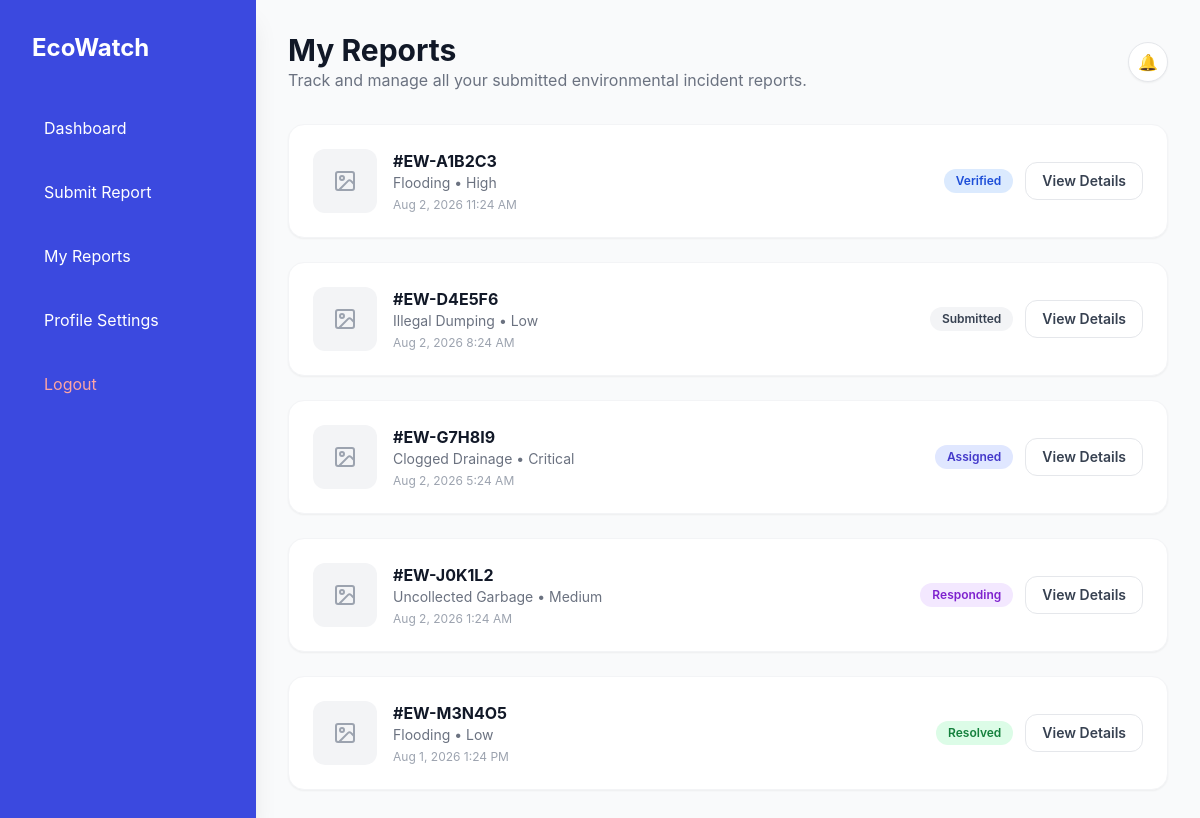
Page /my_reports.php (signed in) on the committed database.
### tables this page shows
CREATE TABLE environmental_reports (
    id INT AUTO_INCREMENT PRIMARY KEY,
    user_id INT NOT NULL,
    tracking_token VARCHAR(9) NOT NULL UNIQUE,
    category VARCHAR(50) NOT NULL,
    severity VARCHAR(20) DEFAULT 'low',
    barangay VARCHAR(100) NOT NULL,
    address TEXT NOT NULL,
    description TEXT,
    status VARCHAR(20) DEFAULT 'submitted',
    photo_path VARCHAR(255),
    latitude FLOAT NULL,
    longitude FLOAT NULL,
    created_at TIMESTAMP DEFAULT CURRENT_TIMESTAMP,
    updated_at TIMESTAMP DEFAULT CURRENT_TIMESTAMP,
    FOREIGN KEY (user_id) REFERENCES users(id)
);

### my_reports.php (the view, shortened to what this page needs)
<?php
require_once __DIR__ . '/db_connection.php';
$userId = $_SESSION['user_id'];
try {
    $reportsStmt = $pdo->prepare('SELECT id, tracking_token, category, severity, status, created_at, photo_path, address, description, barangay FROM environmental_reports WHERE user_id = :user_id ORDER BY created_at DESC');
    $reportsStmt->execute([':user_id' => $userId]);
    $reports = $reportsStmt->fetchAll(PDO::FETCH_ASSOC);
} catch (Exception $e) {
    error_log('My Reports query error: ' . $e->getMessage());
    $reports = [];
}
?>
<!DOCTYPE html>
<html lang="en">
<head>
    <script src="https://cdn.tailwindcss.com"></script>
</head>
<body class="bg-gray-50 min-h-screen">
    <?php include __DIR__ . '/includes/sidebar.php'; ?>
    <main class="flex-1 ml-4 pt-16 md:ml-64 md:pt-8 p-4 sm:p-8">
        <header class="flex justify-between items-center mb-8">
            <div>
                <h1 class="text-3xl font-bold text-gray-900">My Reports</h1>
                <p class="text-gray-500">Track and manage all your submitted environmental incident reports.</p>
            </div>
            <div class="flex items-center gap-4">
                <div class="w-10 h-10 bg-white rounded-full border shadow-sm flex items-center justify-center">🔔</div>
            </div>
        </header>
        <?php if (empty($reports)): ?>
            <div class="bg-white p-12 rounded-2xl text-center border border-gray-100">
                <p class="text-gray-400 mb-4">You haven't submitted any reports yet.</p>
                <a href="<?php echo BASE_URL; ?>/submit_report.php" class="bg-[#3B49DF] text-white px-6 py-2 rounded-xl font-semibold hover:bg-[#2D39B5] transition shadow-lg">Submit Your First Report</a>
            </div>
        <?php else: ?>
            <div class="space-y-6">
                <?php foreach ($reports as $report): ?>
                    <?php
                        $statusLabel = ucwords(str_replace('_', ' ', $report['status']));
                        $badgeClass = 'bg-gray-100 text-gray-700';
                        if ($report['status'] === 'verified') $badgeClass = 'bg-blue-100 text-blue-700';
                        if ($report['status'] === 'assigned') $badgeClass = 'bg-indigo-100 text-indigo-700';
                        if ($report['status'] === 'responding') $badgeClass = 'bg-purple-100 text-purple-700';
                        if ($report['status'] === 'resolved') $badgeClass = 'bg-green-100 text-green-700';
                    ?>
                    <div class="bg-white p-6 rounded-2xl border border-gray-100 shadow-sm hover:shadow-md transition-all">
                        <div class="flex flex-col md:flex-row md:items-center justify-between gap-4">
                            <div class="flex items-start gap-4">
                                <?php if ($report['photo_path']): ?>
                                    <img src="<?php echo htmlspecialchars($report['photo_path']); ?>" class="w-16 h-16 object-cover rounded-xl border border-gray-200" alt="Report photo">
                                <?php else: ?>
                                    <div class="w-16 h-16 bg-gray-100 rounded-xl flex items-center justify-center text-gray-400">
                                    </div>
                                <?php endif; ?>
                                <div>
                                    <h3 class="font-bold text-gray-900">#<?php echo htmlspecialchars($report['tracking_token']); ?></h3>
                                    <p class="text-sm text-gray-500 capitalize"><?php echo htmlspecialchars(str_replace('_', ' ', $report['category'])); ?> • <?php echo htmlspecialchars($report['severity']); ?></p>
                                    <p class="text-xs text-gray-400 mt-1"><?php echo date("M j, Y g:i A", strtotime($report['created_at'])); ?></p>
                                </div>
                            </div>
                            <div class="flex items-center gap-3">
                                <span class="px-3 py-1 rounded-full text-xs font-semibold <?php echo $badgeClass; ?>"><?php echo $statusLabel; ?></span>
                                <button onclick="openReportDetail(<?php echo (int)$report['id']; ?>)" class="bg-white border border-gray-200 text-gray-700 px-4 py-2 rounded-xl font-semibold hover:bg-gray-50 transition text-sm">View Details</button>
                            </div>
                        </div>
                    </div>
                <?php endforeach; ?>
            </div>
        <?php endif; ?>
    </main>
</body>
</html>

### my_reports.php (style rules this page uses)
body { font-family: 'Inter', sans-serif; }

### rows in the picture
environmental_reports: tracking_token "EW-A1B2C3", category "Flooding", severity "High", created_at "Aug 2, 2026 11:24 AM", status "Verified"
environmental_reports: tracking_token "EW-D4E5F6", category "Illegal Dumping", severity "Low", created_at "Aug 2, 2026 8:24 AM", status "Submitted"
environmental_reports: tracking_token "EW-G7H8I9", category "Clogged Drainage", severity "Critical", created_at "Aug 2, 2026 5:24 AM", status "Assigned"
environmental_reports: tracking_token "EW-J0K1L2", category "Uncollected Garbage", severity "Medium", created_at "Aug 2, 2026 1:24 AM", status "Responding"
environmental_reports: tracking_token "EW-M3N4O5", category "Flooding", severity "Low", created_at "Aug 1, 2026 1:24 PM", status "Resolved"
